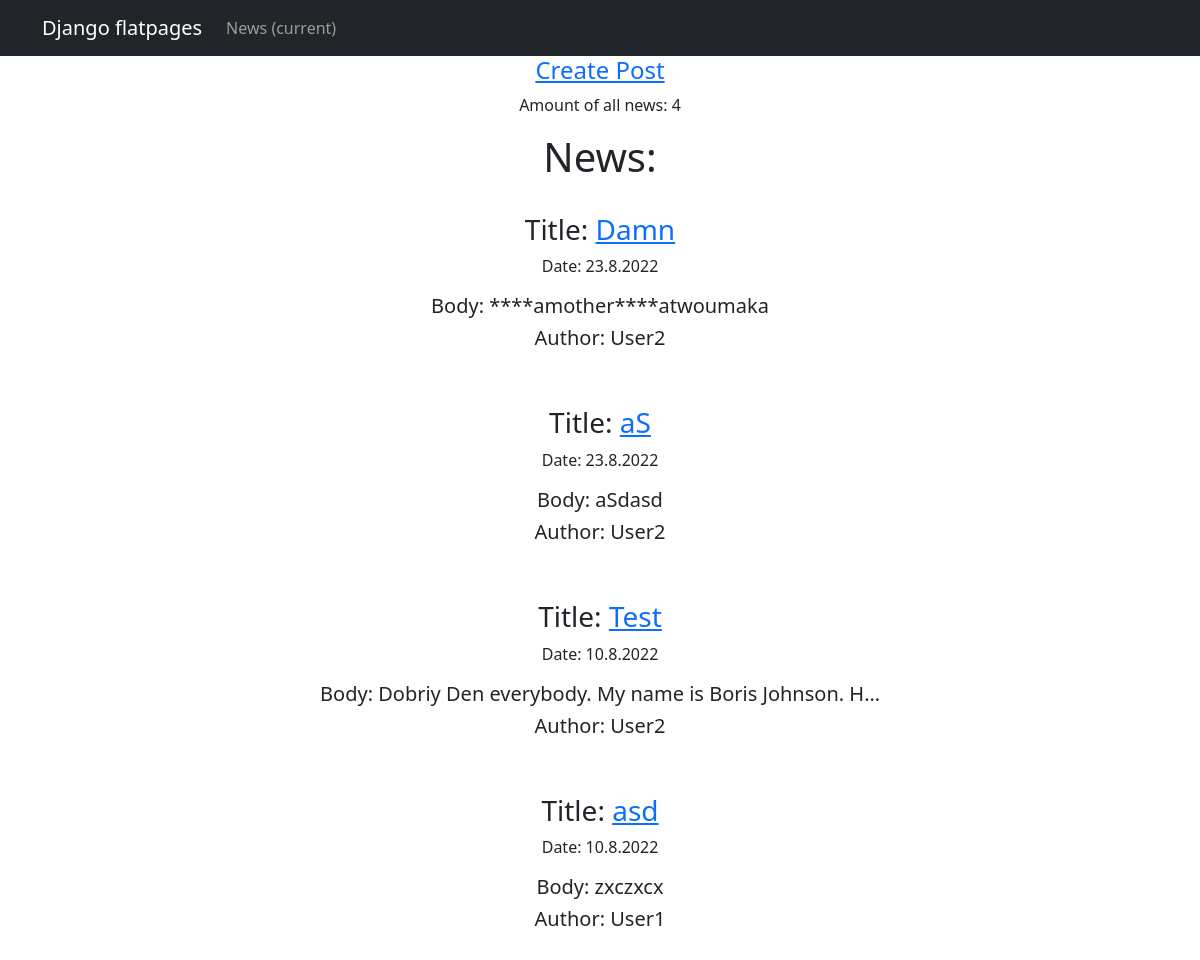
/posts/, run on the app's committed database.
### news/models.py (models this page shows, shortened)
class Post(models.Model):
    news = 'NE'
    article = 'AR'
    NEWS_OR_ARTICLE = [
        (news, 'News'),
        (article, 'Article')
    ]
    author = models.ForeignKey(Author, on_delete=models.CASCADE, default=news)
    n_or_a = models.CharField(max_length=2, choices=NEWS_OR_ARTICLE)
    create_date = models.DateTimeField(auto_now_add=True)
    category = models.ManyToManyField(Category, through='PostCategory')
    title = models.CharField(max_length=120)
    body = models.TextField()
    post_rating = models.SmallIntegerField(default=0)

class Author(models.Model):
    user_rating = models.SmallIntegerField(default=0)
    user = models.OneToOneField(User, on_delete=models.CASCADE, primary_key=True)

### news/views.py (the view)
# urls.py: path('', PostList.as_view()),
class PostList(ListView):
    model = Post
    template_name = "posts.html"
    context_object_name = "posts"
    ordering = ['-create_date']
    paginate_by = 10

### news/templatetags/news_filters.py (called while the page is built)
@register.filter(
    name='censor'
)
def censor(value):
    bad_words = ['fuck', 'bitch', 'bastard']
    if isinstance(value, str):
        for word in bad_words:
            if word in str(value):
                length = len(word)
                return str(value.replace(word, '*'*length))
            return str(value)

### templates/posts.html (shortened to what this page needs)
{% extends 'flatpages/default.html' %}
{% load news_filters %}
{% block content %}
    <a href="{% url 'post_create' %}"><h4>Create Post</h4></a>
    {% if posts %}
        <p>Amount of all news: {{ posts|length }}</p>
        <h1>News:</h1>
        <br>
        {% for post in posts %}
        <h3>Title: <a href="{% url 'post_detail' post.id%}">{{ post.title|censor }}</a></h3>
        <p>Date: {{ post.create_date.day }}.{{ post.create_date.month }}.{{ post.create_date.year }}</p>
        <h5>Body: {{ post.body|censor|truncatechars:50 }}</h5>
        <h5>Author: {{ post.author.user.username }}</h5>
            <br>
            <br>
        {% endfor %}
    {% endif %}
{% endblock content %}

### data on the page
Post: title|censor "Damn", create_date.day "23", create_date.month "8", create_date.year "2022", body|censor "****amother****atwoumaka", author.user.username "User2"
Post: title|censor "aS", create_date.day "23", create_date.month "8", create_date.year "2022", body|censor "aSdasd", author.user.username "User2"
Post: title|censor "Test", create_date.day "10", create_date.month "8", create_date.year "2022", body|censor "Dobriy Den everybody. My name is Boris Johnson. H…", author.user.username "User2"
Post: title|censor "asd", create_date.day "10", create_date.month "8", create_date.year "2022", body|censor "zxczxcx", author.user.username "User1"

### other printed values
{{ posts|length }} "4"
